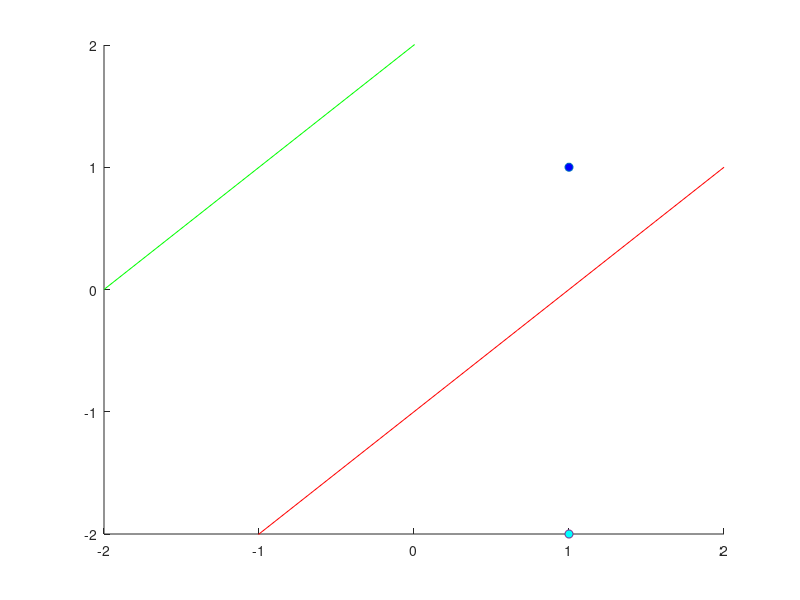
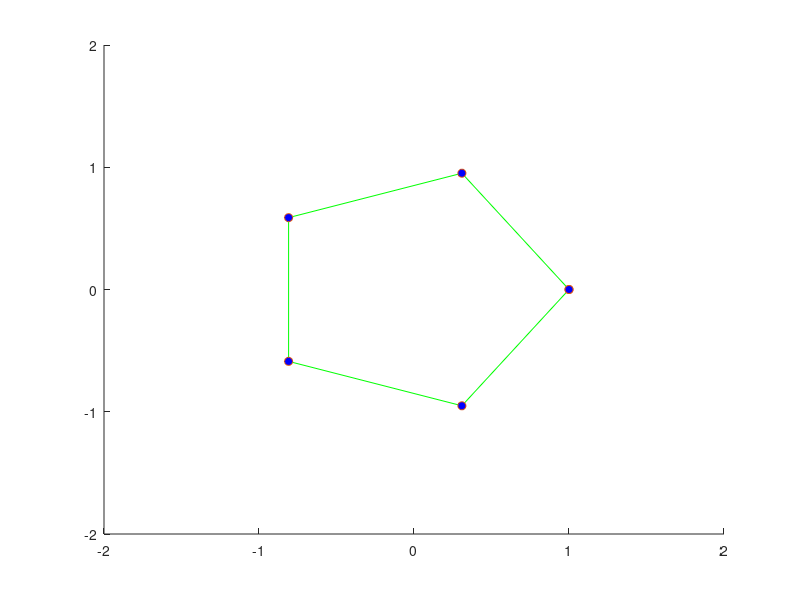
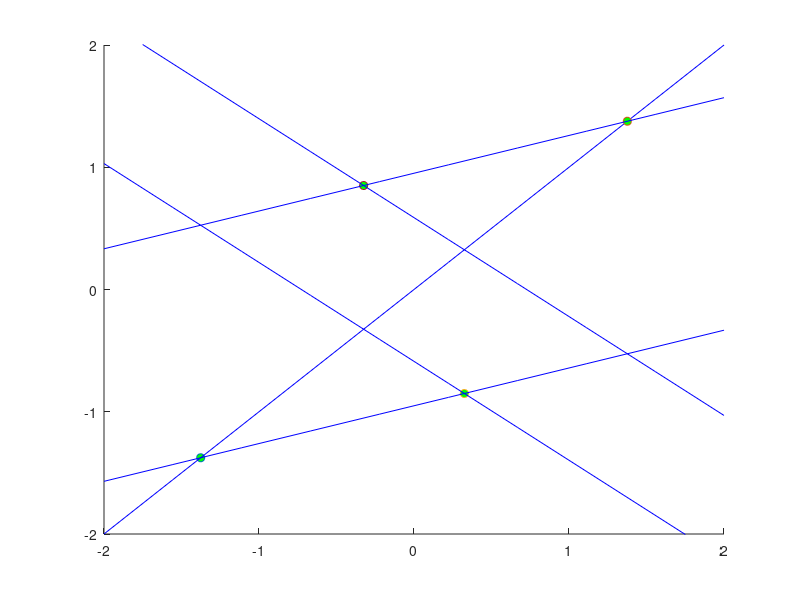
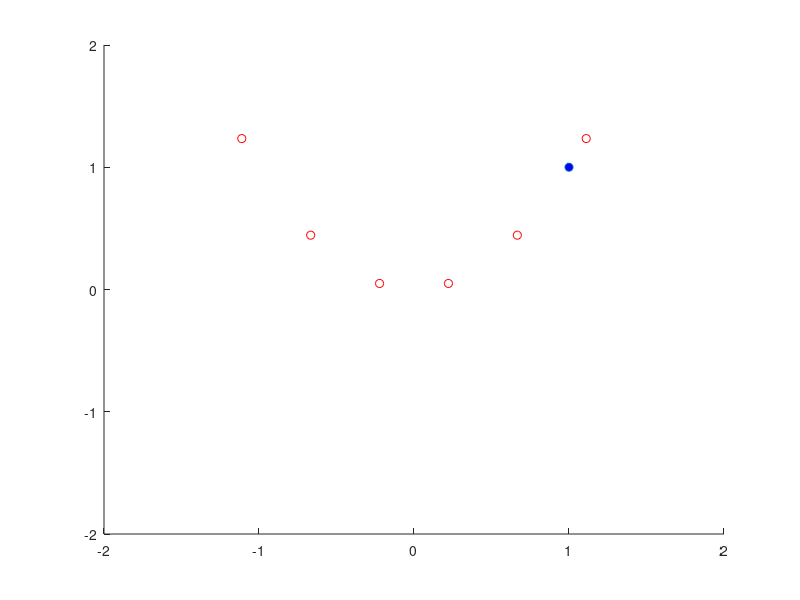

Reproduce these figures in MATLAB, in order.
clc;
clear;
close all;

%legendre duality
p = [1;1];
x = linspace(-2,2,10);
l = [p(1),-p(2)];
y = p(1)*x - p(2);
y2 = 1*x + 2;
p2 = [1,-2];
figure
hold on
axis([-2,2,-2,2]);
%set(gca,'visible','off');
set(gcf,'color','white');
plot(p(1),p(2),'o','MarkerFaceColor','blue');
plot(x,y,'color','red');
plot(x,y2,'color','green');
plot(p2(1),p2(2),'o','MarkerFaceColor','cyan');
hold off

figure
hold on
axis([-2,2,-2,2]);
n = 6;
set(gcf,'color','white');
t = linspace(0,0+ 2*pi,n);
pts = [cos(t);sin(t)];
plot(pts(1,:),pts(2,:),'color','green');
plot(pts(1,:),pts(2,:),'o','MarkerFaceColor','blue');
hold off
figure
hold on
axis([-2,2,-2,2]);
for i = 1:n-1
    pt_i = pts(:,i);
    y_i = pt_i(1)*x - pt_i(2);
    pt_j = pts(:,mod(i,n-1) + 1);
    a = (pt_j(2) - pt_i(2)) / (pt_j(1) - pt_i(1));
    t = -pt_i(1)/(pt_j(1) - pt_i(1));
    p_corte = pt_i + (pt_j - pt_i)*t;
    b = -p_corte(2);
    y = pt_i(1)*x - pt_i(2);
    plot(a,b,'o','MarkerFaceColor','green');
    plot(x,y,'color','blue');

end

y = x.^2;
figure
hold on
axis([-2,2,-2,2]);
%set(gca,'visible','off');
set(gcf,'color','white');
plot(p(1),p(2),'o','MarkerFaceColor','blue');
plot(x,y,'color','red','o');
hold off